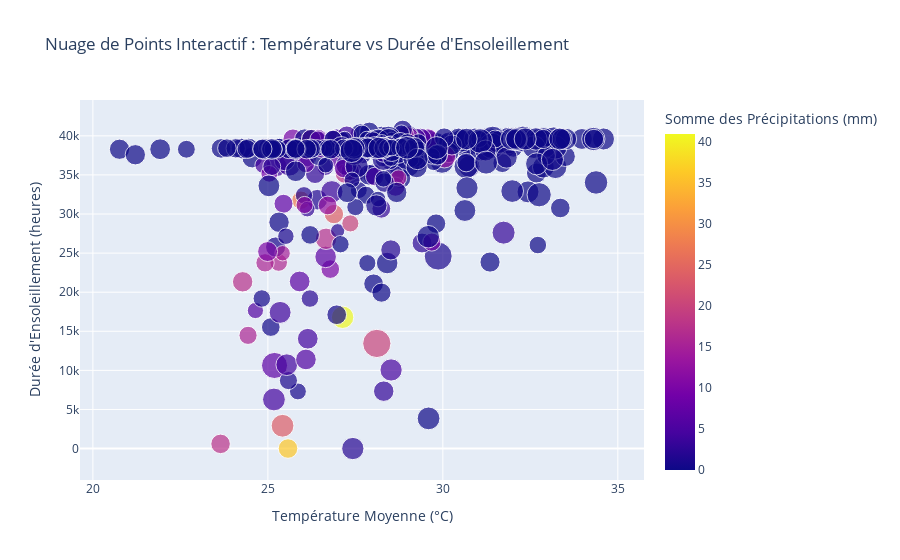

Notebook source saved alongside this figure:
### Code cell
import plotly.express as px

fig = px.scatter(df, x='temperature_2m_mean', y='sunshine_duration', color='rain_sum',
                 size='wind_speed_10m_max', hover_data=['date'],
                 title='Nuage de Points Interactif : Température vs Durée d\'Ensoleillement',
                 labels={'temperature_2m_mean': 'Température Moyenne (°C)',
                         'sunshine_duration': 'Durée d\'Ensoleillement (heures)',
                         'rain_sum': 'Somme des Précipitations (mm)',
                         'wind_speed_10m_max': 'Vitesse Maximale du Vent (m/s)',
                         'date': 'Date'})
fig.show()

### Figure 1 — Plotly figure (JSON) as saved in the notebook; plotly's stock layout.template omitted (floating-point values rounded to 4 significant figures; data arrays with more than 128 entries replaced by an {"elided": "..."} marker saying what was removed)
{"data": [{"customdata": {"elided": "365x1 str values"}, "hovertemplate": "Température Moyenne (°C)=%{x}<br>Durée d'Ensoleillement (heures)=%{y}<br>Vitesse Maximale du Vent (m/s)=%{marker.size}<br>Date=%{customdata[0]}<br>Somme des Précipitations (mm)=%{marker.color}<extra></extra>", "legendgroup": "", "marker": {"color": {"elided": "365 float values"}, "coloraxis": "coloraxis", "size": {"elided": "365 float values"}, "sizemode": "area", "sizeref": 0.07452, "symbol": "circle"}, "mode": "markers", "name": "", "orientation": "v", "showlegend": false, "type": "scatter", "x": {"elided": "365 float values"}, "xaxis": "x", "y": {"elided": "365 float values"}, "yaxis": "y"}], "layout": {"coloraxis": {"colorbar": {"title": {"text": "Somme des Précipitations (mm)"}}, "colorscale": [[0, "#0d0887"], [0.1111, "#46039f"], [0.2222, "#7201a8"], [0.3333, "#9c179e"], [0.4444, "#bd3786"], [0.5556, "#d8576b"], [0.6667, "#ed7953"], [0.7778, "#fb9f3a"], [0.8889, "#fdca26"], [1, "#f0f921"]]}, "legend": {"itemsizing": "constant", "tracegroupgap": 0}, "title": {"text": "Nuage de Points Interactif : Température vs Durée d'Ensoleillement"}, "xaxis": {"anchor": "y", "domain": [0, 1], "title": {"text": "Température Moyenne (°C)"}}, "yaxis": {"anchor": "x", "domain": [0, 1], "title": {"text": "Durée d'Ensoleillement (heures)"}}}}
